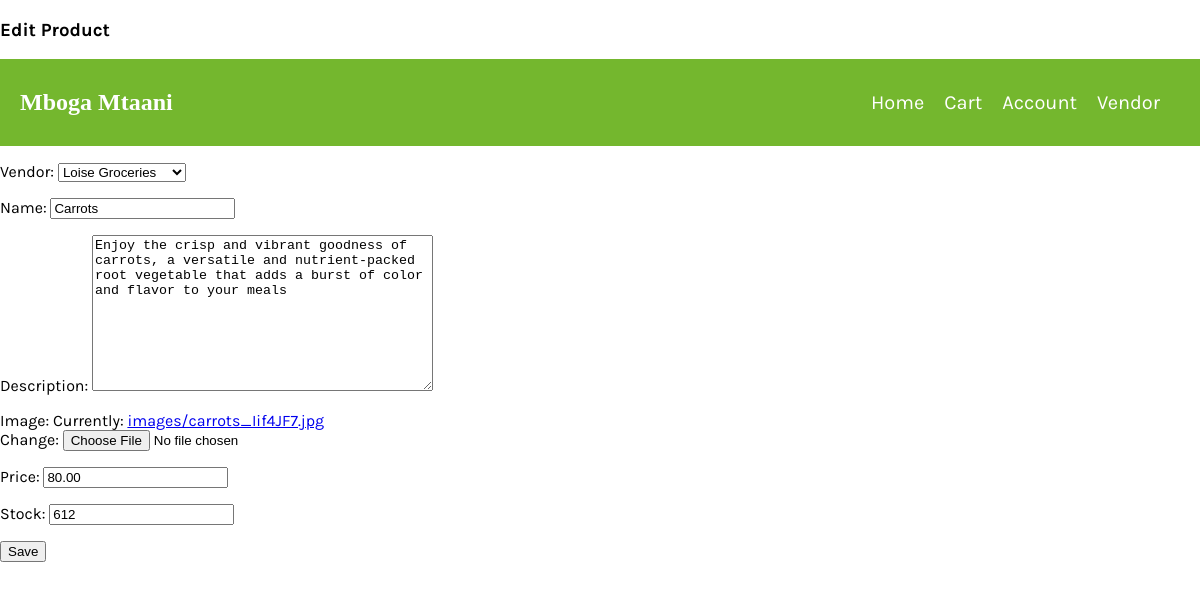
The app's page /inventory/products/edit/19/ with its own data.
### inventory/models.py (models this page shows, shortened)
class Product(models.Model):
    vendor = models.ForeignKey(Vendor, on_delete=models.CASCADE)
    name = models.CharField(max_length=32)
    description = models.TextField()
    image = models.ImageField(upload_to= 'images/')
    price = models.DecimalField(max_digits = 6, decimal_places = 2)
    stock = models.PositiveIntegerField()
    date_created = models.DateTimeField(auto_now_add=True)
    date_updated = models.DateTimeField(auto_now=True)

### inventory/views.py (the view)
# urls.py: path("products/edit/<int:id>/", edit_product_view, name='product_edit_view'),
def edit_product_view(request, id):
    product = Product.objects.get(id = id)
    if request.method == 'POST':
        form = ProductUploadForm(request.POST, instance=product)
        if form.is_valid():
            form.save()
            return redirect('product_detail_view', id=product.id)
    else:
        form=ProductUploadForm(instance=product)
        return render (request, 'inventory/edit_product.html', {"form":form})

### inventory/forms.py
class ProductUploadForm(forms.ModelForm):
    class Meta:
        model = Product
        fields = "__all__"           #renders all attributes

### vendor_Details/models.py (called while the page is built)
    def __str__(self):
        return self.store_name

### templates/inventory/edit_product.html (shortened to what this page needs)
<!DOCTYPE html>
<html lang="en">
<head>
</head>
<body>
    <h3>Edit Product</h3>
    {% include 'navbar.html'%}
    <form method="POST" class="upload_form" enctype="multipart/form-data">
        {{form.as_p}}
        <button type="submit">Save</button>
    </form>
</body>
</html>

### static/css/navbar.css (style rules this page uses)
body, ul { margin: 0; padding: 0; font-family: 'Karla', sans-serif; }

### records on screen
Product: vendor "Loise Groceries", name "Carrots", description "Enjoy the crisp and vibrant goodness of carrots, a versatile and nutrient-packed root vegetable that adds a burst of color and flavor to your meals", price "80.00", stock "612"
